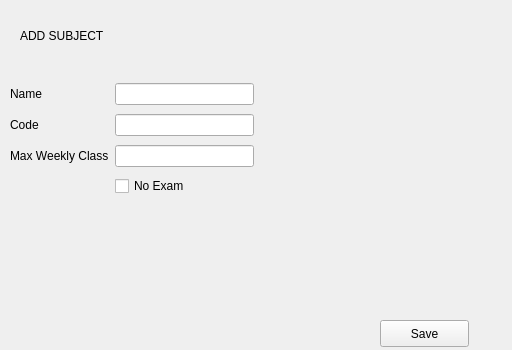
<?xml version="1.0" encoding="UTF-8"?>
<ui version="4.0">
 <class>Add_Subject</class>
 <widget class="QWidget" name="Add_Subject">
  <property name="geometry">
   <rect>
    <x>0</x>
    <y>0</y>
    <width>512</width>
    <height>350</height>
   </rect>
  </property>
  <property name="windowTitle">
   <string>Form</string>
  </property>
  <widget class="QLabel" name="label">
   <property name="geometry">
    <rect>
     <x>20</x>
     <y>20</y>
     <width>101</width>
     <height>31</height>
    </rect>
   </property>
   <property name="text">
    <string>ADD SUBJECT</string>
   </property>
  </widget>
  <widget class="QPushButton" name="pushButton">
   <property name="geometry">
    <rect>
     <x>380</x>
     <y>320</y>
     <width>89</width>
     <height>27</height>
    </rect>
   </property>
   <property name="text">
    <string>Save</string>
   </property>
  </widget>
  <widget class="QWidget" name="">
   <property name="geometry">
    <rect>
     <x>10</x>
     <y>80</y>
     <width>244</width>
     <height>121</height>
    </rect>
   </property>
   <layout class="QGridLayout" name="gridLayout">
    <item row="0" column="0">
     <widget class="QLabel" name="label_2">
      <property name="text">
       <string>Name</string>
      </property>
     </widget>
    </item>
    <item row="0" column="1">
     <widget class="QLineEdit" name="lineEdit"/>
    </item>
    <item row="1" column="0">
     <widget class="QLabel" name="label_3">
      <property name="text">
       <string>Code</string>
      </property>
     </widget>
    </item>
    <item row="1" column="1">
     <widget class="QLineEdit" name="lineEdit_2"/>
    </item>
    <item row="2" column="0">
     <widget class="QLabel" name="label_4">
      <property name="text">
       <string>Max Weekly Class</string>
      </property>
     </widget>
    </item>
    <item row="2" column="1">
     <widget class="QLineEdit" name="lineEdit_3"/>
    </item>
    <item row="3" column="1">
     <widget class="QCheckBox" name="checkBox">
      <property name="text">
       <string>No Exam</string>
      </property>
     </widget>
    </item>
   </layout>
  </widget>
 </widget>
 <resources/>
 <connections/>
</ui>
